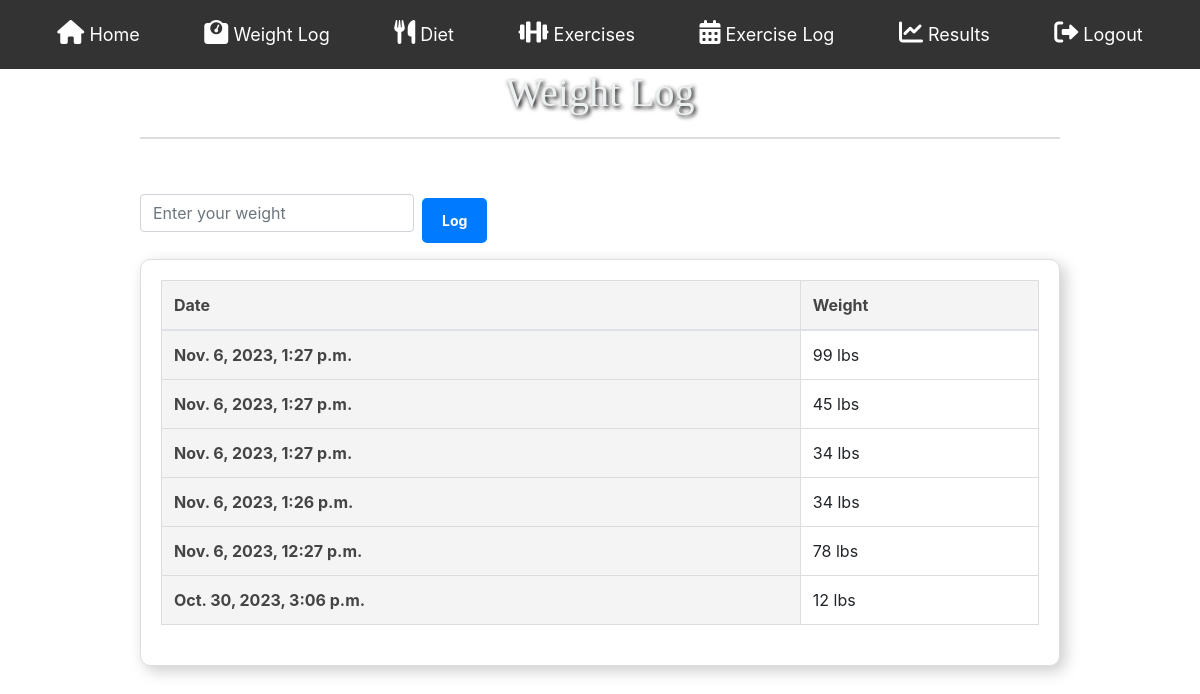
/fit/wtlog/ (signed in), run on the app's committed database.
### fit/models.py (models this page shows, shortened)
class weight_log(models.Model):
    timestamp = models.DateTimeField(default=timezone.now)
    weight = models.CharField(max_length=5)
    user = models.ForeignKey(User, on_delete=models.CASCADE)

### fit/views.py (the view)
# urls.py: path('wtlog/', views.logweight, name='wtlog'),
def logweight(request):
    if not request.user.is_authenticated:
        return redirect('fit:login')
    else:
        context = {
            'title': 'Weight Log',
            'weight_logs': weight_log.objects.filter(user=request.user).order_by('-timestamp'),
            'savedWeight': False
        }
        if request.method == 'POST':
            form = WeightLogForm(request.POST)
            if form.is_valid():
                w = weight_log(weight=form.cleaned_data['weight'], user=request.user)
                w.save()
                context['savedWeight'] = True
        else:
            form = WeightLogForm()
        context['form'] = form
        return render(request, 'logweight.html', context)

### fit/forms.py
class WeightLogForm(forms.Form):
    weight = forms.CharField(label='Log New Weight', max_length=5)

### fit/templates/logweight.html (shortened to what this page needs)
{% extends "base.html" %}
{% block body_block %}
{% load static %}
<head>
    <link rel="stylesheet" href="https://stackpath.bootstrapcdn.com/bootstrap/4.5.0/css/bootstrap.min.css">
    <link rel="stylesheet" type="text/css" href="{% static 'css/foodrecord.css' %}">
</head>
</head>
<body>
    <div class="container">
        <div class="row">
            <div class="col-10 offset-1">
                <h1 class="mb-0">Weight Log</h1>
                <p class="text-muted">Track your weight over time so that you can view your progress.</p>
                <hr>
                <br>
                <form class="form-inline pb-3" action="" method="post">
                    <input type="text" name="weight" class="form-control" placeholder="Enter your weight" required>
                    <button type="submit" class="btn btn-primary btn-sm ml-2">Log</button>
                </form>
                <div class="card">
                    <div class="card-body" id="weight-logs">
                        <table class="table">
                            <thead>
                                <tr>
                                    <th scope="col">Date</th>
                                    <th scope="col">Weight</th>
                                </tr>
                            </thead>
                            <tbody>
                                {% if weight_logs|length < 1 %}
                                    <tr>
                                        <td class="text-center" colspan="2">What are you waiting for? Log your weight above!</td>
                                    </tr>
                                {% else %}
                                    {% for weight in weight_logs %}
                                        <tr>
                                            <th scope="row">{{weight.timestamp}}</th>
                                            <td>{{weight.weight}} lbs</td>
                                        </tr>
                                    {% endfor %}
                                {% endif %}
                            </tbody>
                        </table>
                    </div>
                </div>
            </div>
        </div>
    </div>
</body>
{% endblock %}

### fit/templates/base.html (shortened to what this page needs)
<!DOCTYPE html>
{% load static %}
<html>
<head>
	<link rel="stylesheet" href="https://cdnjs.cloudflare.com/ajax/libs/font-awesome/6.0.0-beta3/css/all.min.css">
    <link rel="stylesheet" type="text/css" href="{% static 'css/home.css' %}">
</head>
<body>
<nav>
    <a href="{% url 'fit:home' %}"><i class="fas fa-home"></i> Home</a>
    <a href="{% url 'fit:wtlog' %}"><i class="fas fa-weight"></i> Weight Log</a>
    <a href="{% url 'fit:foodrecord' %}"><i class="fas fa-utensils"></i> Diet</a>
    <a href="{% url 'fit:exercises' %}"><i class="fas fa-dumbbell"></i> Exercises</a>
    <a href="{% url 'fit:exlog_home' %}"><i class="fas fa-calendar-alt"></i> Exercise Log</a>
    <a href="{% url 'fit:results' %}"><i class="fas fa-chart-line"></i> Results</a>
    <a href="{% url 'logout' %}"><i class="fas fa-sign-out-alt"></i> Logout</a>
</nav>
{% block body_block %}{% endblock %}
</body>
</html>

### fit/static/css/home.css (style rules this page uses)
nav { background-color: #333; padding: 10px 0; text-align: center; position: relative; overflow: hidden; }
nav a { color: #fff; text-decoration: none; font-size: 18px; margin: 0 10px; padding: 10px 20px; display: inline-block; position: relative; z-index: 1; text-align: center; width: auto; transition: color 0.3s; }
nav a i { font-size: 24px; display: block; margin-bottom: 5px; }
h1 { text-align: center; margin: 40px 0 40px; text-align: center; font-size: 30px; color: #ecf0f1; text-shadow: 2px 2px 4px #000000; font-family: 'Cherry Swash', cursive; }
p { position: absolute; bottom: 20px; width: 100%; text-align: center; color: #ecf0f1; font-family: 'Cherry Swash', cursive; font-size: 16px; }

### fit/static/css/foodrecord.css (style rules this page uses)
.text-muted { font-size: 18px; color: #888; }
hr { border: none; border-top: 2px solid #ddd; margin-top: 20px; margin-bottom: 20px; }
.table { width: 100%; margin-bottom: 20px; border-collapse: collapse; }
.table th { text-align: left; background-color: #f4f4f4; border: 1px solid #ddd; padding: 12px; font-weight: bold; color: #444; }
.table td { text-align: left; border: 1px solid #ddd; padding: 12px; }
.card { margin-bottom: 30px; border: 1px solid #ddd; border-radius: 10px; box-shadow: 5px 5px 15px #ccc; }
.form-inline { display: flex; align-items: center; }
.btn { margin-top: 15px; padding: 12px 20px; border: none; border-radius: 5px; font-weight: bold; cursor: pointer; transition: background-color 0.3s, color 0.3s; }

### data on the page
weight_log: timestamp "Nov. 6, 2023, 1:27 p.m.", weight "99"
weight_log: timestamp "Nov. 6, 2023, 1:27 p.m.", weight "45"
weight_log: timestamp "Nov. 6, 2023, 1:27 p.m.", weight "34"
weight_log: timestamp "Nov. 6, 2023, 1:26 p.m.", weight "34"
weight_log: timestamp "Nov. 6, 2023, 12:27 p.m.", weight "78"
weight_log: timestamp "Oct. 30, 2023, 3:06 p.m.", weight "12"
